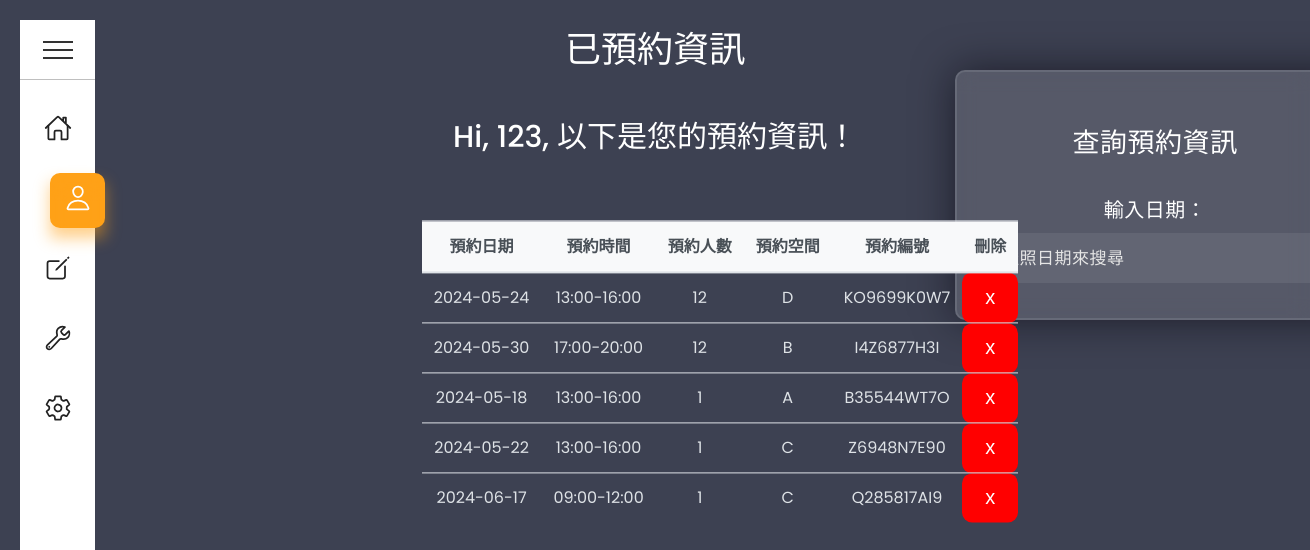
The page /main/pg2/ (signed in) on the database as committed earlier.
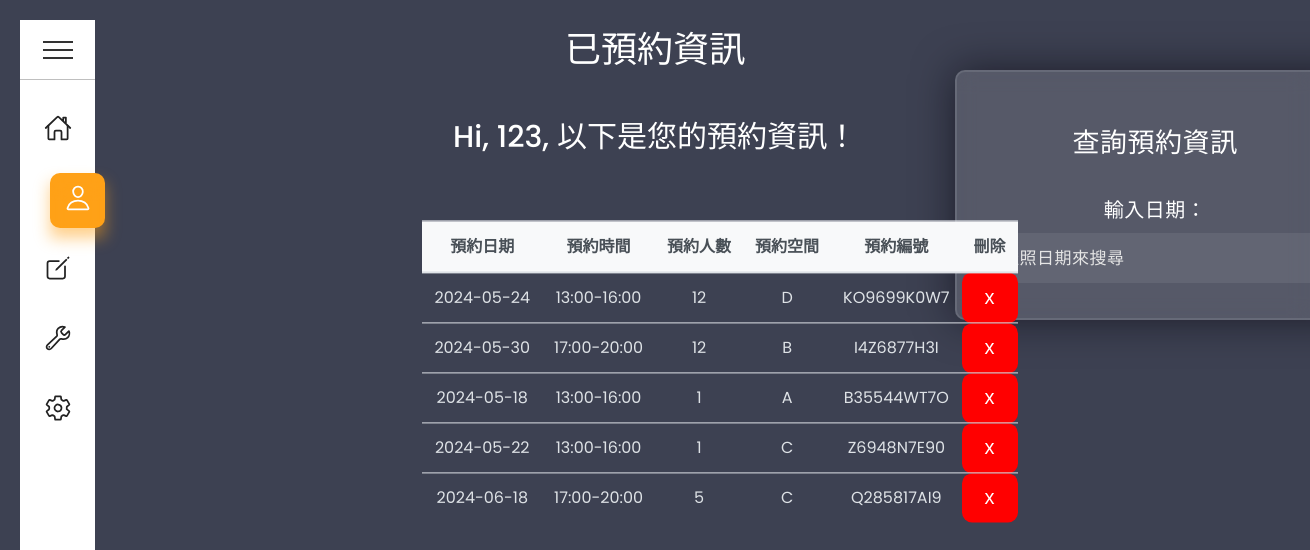
The same page on the database as committed later.
### member/models.py (models this page shows, shortened)
class Reservations (models.Model):
    Name = models.ForeignKey(Account, on_delete=models.CASCADE)
    Date = models.CharField(max_length=20)
    Time = models.CharField(max_length=20)
    people = models.IntegerField(default=1)
    SPACE = [
        ['A', 'A'],
        ['B', 'B'],
        ['C', 'C'],
        ['D', 'D']
    ]
    space = models.CharField(max_length=2, choices=SPACE, default='A')
    id = models.CharField(primary_key=True, default=random_id(), max_length=10)

### member/views.py (the view)
# urls.py: path('main/pg2/', member.showdata),
def showdata (request):
    if (request.session.get('is_login') != True):
        return redirect('/')
    username = request.session.get('username')
    is_delR = request.session.get('is_delR')
    message = request.session.get('message')
    request.session['is_delR'] = False
    request.session['message'] = None
    reservations = Reservations.objects.filter(Name__username=username)
    return render(request, 'member/showdata.html', locals())

### templates/member/showdata.html (shortened to what this page needs)
{% extends "member/base.html" %}
{% load static %}
{% block content %}
    <div class="content show" id="pg2">
        <h1>已預約資訊</h1>
        <p>Hi, {{ username }}, 以下是您的預約資訊！</p>
        <form method="get" class="Query">
            <h3>查詢預約資訊</h3>
            <label for="reservation_date" id="res_date">輸入日期：</label>
            <input type="text" id="reservation_date" name="reservation_date" placeholder="依照日期來搜尋" onkeyup="Search()">
        </form>
        <table>
            <tr>
                <th>預約日期</th>
                <th>預約時間</th>
                <th>預約人數</th>
                <th>預約空間</th>
                <th>預約編號</th>
                <th>刪除</th>
            </tr>
            {% for data in reservations %}
                <tr>
                    <td>{{ data.Date }}</td>
                    <td>{{ data.Time }}</td>
                    <td>{{ data.people }}</td>
                    <td>{{ data.space }}</td>
                    <td>{{ data.id }}</td>
                    <td class='DelR'><span onclick="Delete('{{data.id}}');">x</span></td>
                </tr>
            {% empty %}
                <tr>
                    <td colspan="6">目前沒有任何預約資訊！</td>
                </tr>
            {% endfor %}
        </table>
    </div>
{% endblock %}

Rows that differ between the two databases and show on the page:
changed Reservations "Q285817AI9": Date "2024-06-17" → "2024-06-18"; Time "09:00-12:00" → "17:00-20:00"; people "1" → "5"
